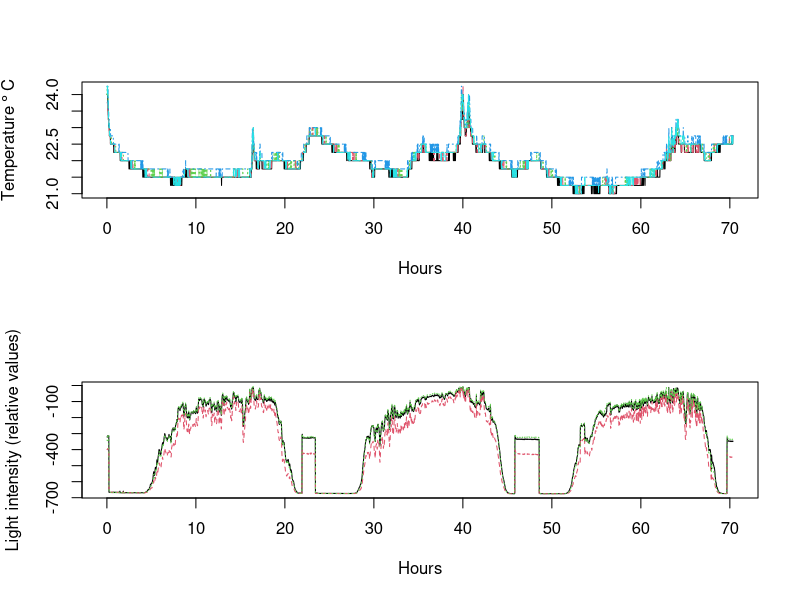

Write R code to recreate this figure.
## ---- chunk 1

knitr::opts_chunk$set(
  message = FALSE, 
  warning = FALSE, 
  echo = FALSE
  )

#checkpoint::setSnapshot("2015-05-15")
#checkpoint::checkpoint("2015-05-15", use.knitr = TRUE)

library(dplyr)
library(magrittr)
library(boot)
library(ucminf)
library(ggplot2)
library(tidyr)
library(RColorBrewer)

pal <- brewer.pal(6,"Set1")

## ---- chunk 2

library(readr)
library(dplyr)
library(magrittr)

log <- read_csv("data/2015-07-27-datalog.csv",col_names = FALSE) %>%
  set_colnames(
    c(
      "time","temp0","temp1",
      "temp2","temp3","temp4",
      "light0","light1","light2"
      )
    )


par(mfrow=c(2,1))

matplot(
  x = 1:nrow(log)/60,
  log[,2:6],
  type = "l",
  xlab = "Hours",
  ylab = expression(Temperature~degree~C)
  )

matplot(
  x = 1:nrow(log)/60,
  -1 * log[,7:9],
  type = "l",
  xlab = "Hours",
  ylab = "Light intensity (relative values)"
)

